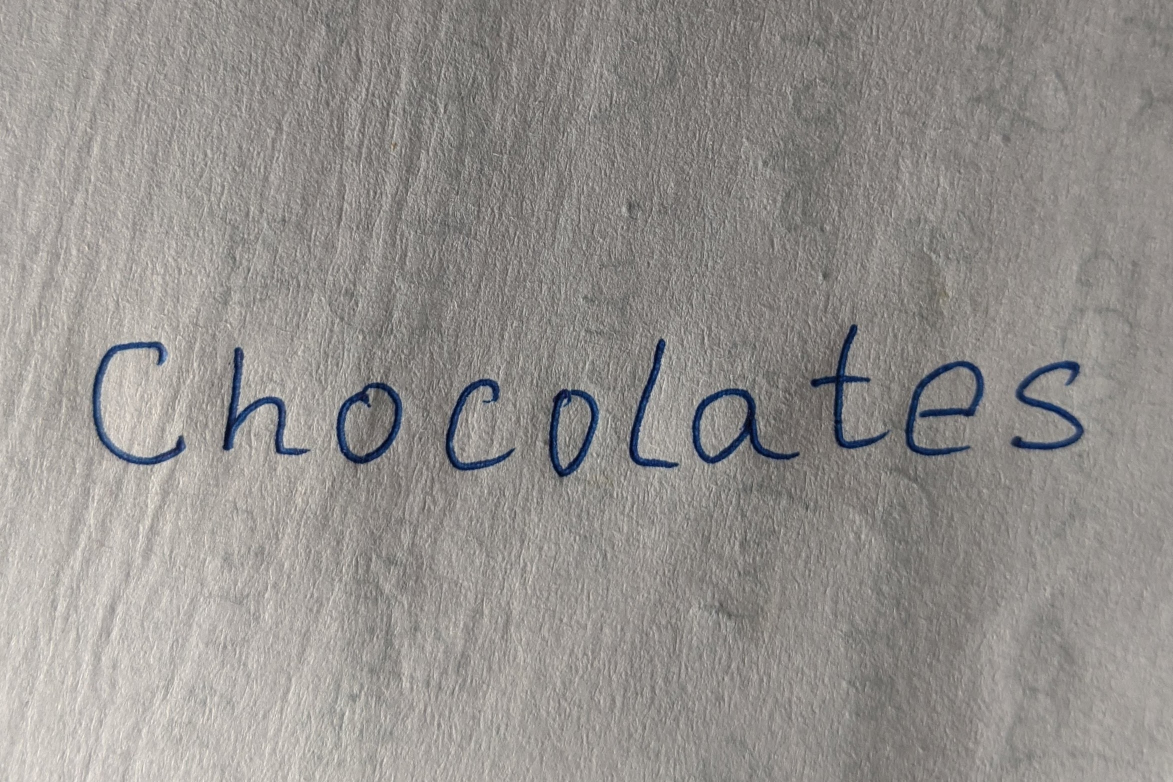
#> input picture 2.jpg, 2346 x 1564 px, given in place of the camera (shown at 1/2 size)
$ jupyter execute --allow-errors 'NN Testing.ipynb'
#> lines starting #> are read from the running program, lines starting #| are printed output that depends on the picture; after the words box and inside, x2 and y2 are one past the last pixel; in counts of white or black regions, pixels touching at a corner belong together; pictures that were not available may be replaced by others from this repository, and a replacement may not be noted
[cell 1]
# Import the required libraries
import cv2
import numpy as np
import matplotlib.pyplot as plt
from keras.models import Sequential
from keras.layers import Dense, Conv2D, Flatten

#> (a cell that did not finish here is left out)

[cell 3]
# A function to perform predictions using the loaded network
mapping = "0123456789ABCDEFGHIJKLMNOPQRSTUVWXYZabdefghnqrt"
def predict(image):
    image = cv2.copyMakeBorder(image, 15, 15, 15, 15, cv2.BORDER_CONSTANT) # Padding added
    image = cv2.resize(image, (28,28)).reshape(1, 28, 28, 1)/255 # Resized, reshaped and normalised
    return mapping[np.argmax(model.predict(image))]

[cell 4]
# Either capture an image from Web Cam...
cam = cv2.VideoCapture(0)
while True:
    _, frame = cam.read()
#> frame is the input picture: shape (1564, 2346, 3); mean B, G, R 141.1, 144.4, 147.8
    cv2.imshow("Camera", frame)
    if cv2.waitKey(1)%256 == 32:    # if Space pressed
#> (key Esc is pressed here)
        image = frame
        break
cam.release()
cv2.destroyAllWindows()

[cell 5]
# ... or read an existing one from disc
image = cv2.imread('1.jpg')
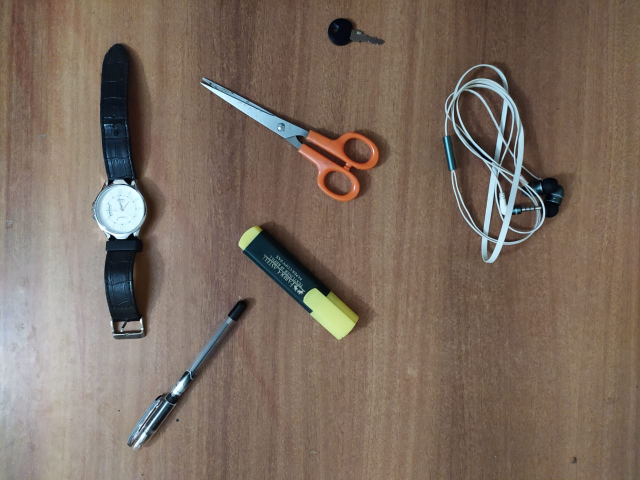
#> input picture Extras/Image Processing/1.jpeg, 1280 x 960 px, given in place of 1.jpg, which was not available (shown at 1/2 size)
#> image is the input picture: shape (960, 1280, 3); mean B, G, R 95.7, 108.1, 124.2

[cell 6]
# Downscale the image to 720p and convert to grayscale
if image.shape[0] > 720:
    scale = 720 / image.shape[0]
#> scale = 0.75
    width = int(image.shape[1] * scale)
#> width = 960
    height = int(image.shape[0] * scale)
#> height = 720
    image = cv2.resize(image, (width, height))
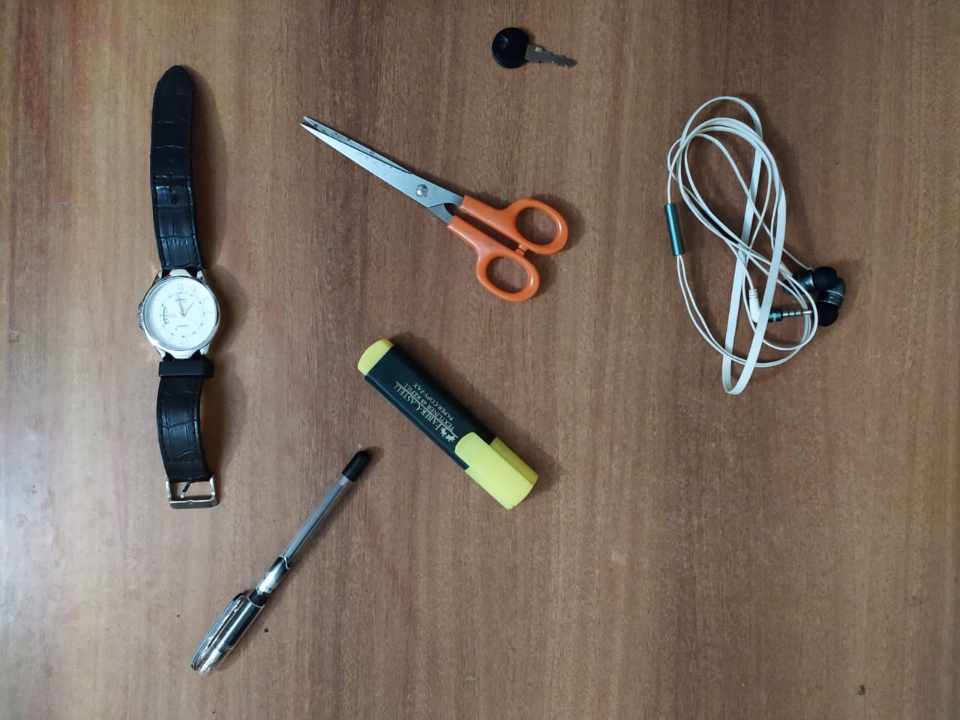
#> image: shape (720, 960, 3); mean B, G, R 95.6, 108.1, 124.2

gray = cv2.cvtColor(image, cv2.COLOR_BGR2GRAY)
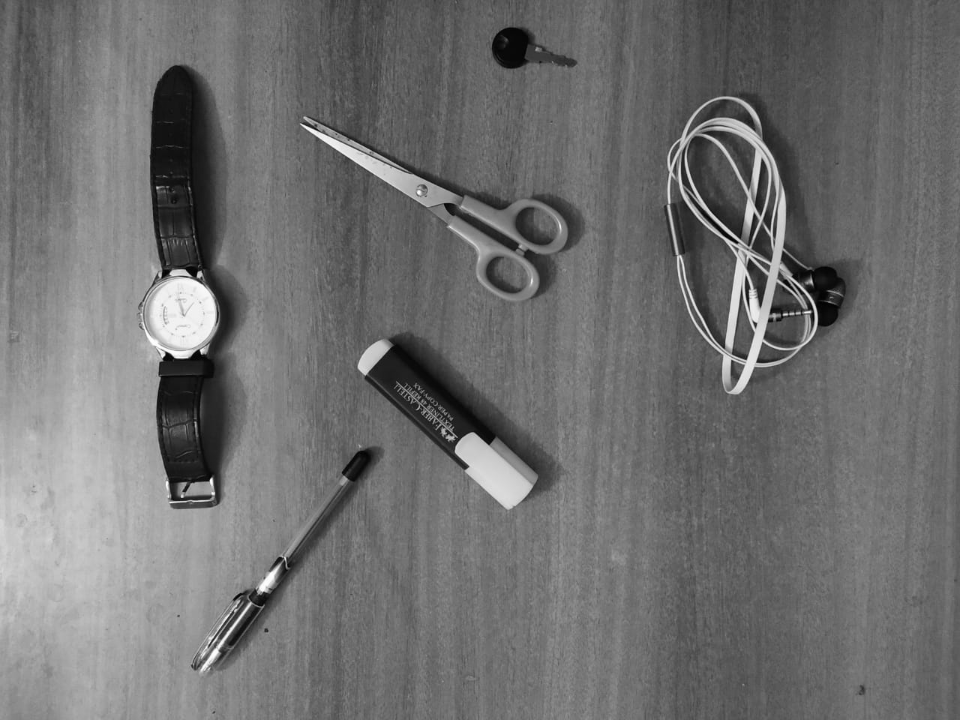
#> gray: shape (720, 960); min 1, max 255, mean 111.4

plt.imshow(gray, cmap = "gray")
plt.show()

[cell 7]
# Increase the contrast if necessary
gray = cv2.convertScaleAbs(gray, alpha = 1.4, beta = 0) # more alpha = more contrast
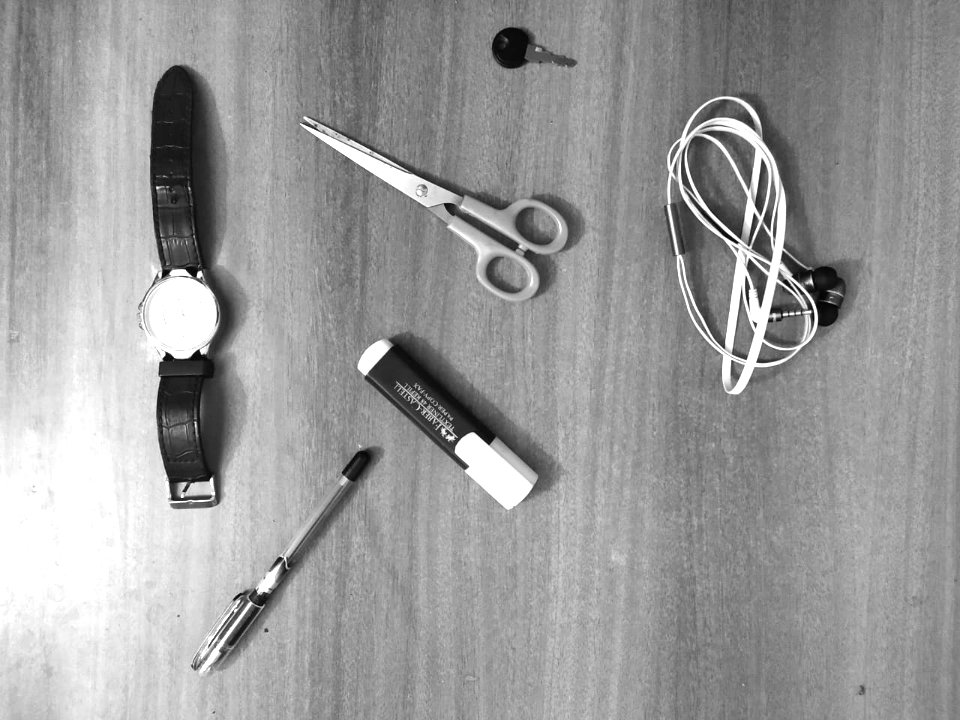
#> gray: shape (720, 960); min 1, max 255, mean 154.7
plt.imshow(gray, cmap = "gray")
plt.show()

[cell 8]
# Thicken the handwriting if necessary
kernel = np.ones((3, 3), np.uint8)
gray = cv2.erode(gray, kernel, iterations = 1) # more iterations = more thick blacks
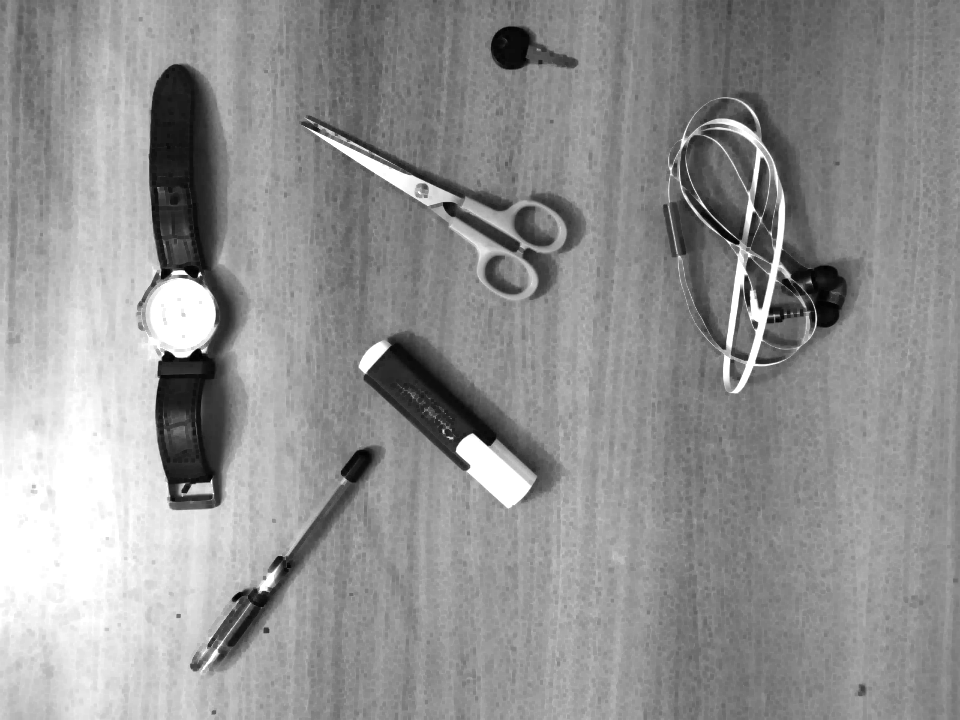
#> gray: shape (720, 960); min 1, max 255, mean 145.4
plt.imshow(gray, cmap = "gray")
plt.show()

[cell 9]
# Use histogram to decide the threshold
plt.subplot(1, 2, 2)
plt.hist(gray.ravel(),256,[0,256])
plt.subplot(1, 2, 1)
plt.imshow(gray, cmap = "gray")
plt.tight_layout()
plt.show()
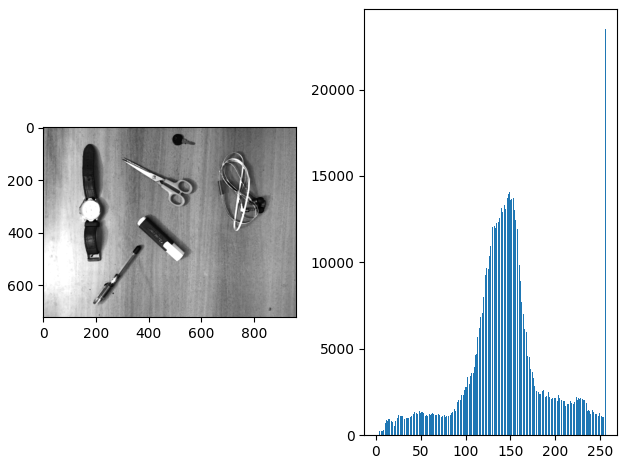
#> figure drawn by matplotlib, 2 panels; panel 1: tallest bar 23487 high, from x = 255 to 256

[cell 10]
# Convert the image from gray to binary using the threshold
thresh = cv2.threshold(gray,180, 255, cv2.THRESH_BINARY_INV)[1] # second value is the threshold
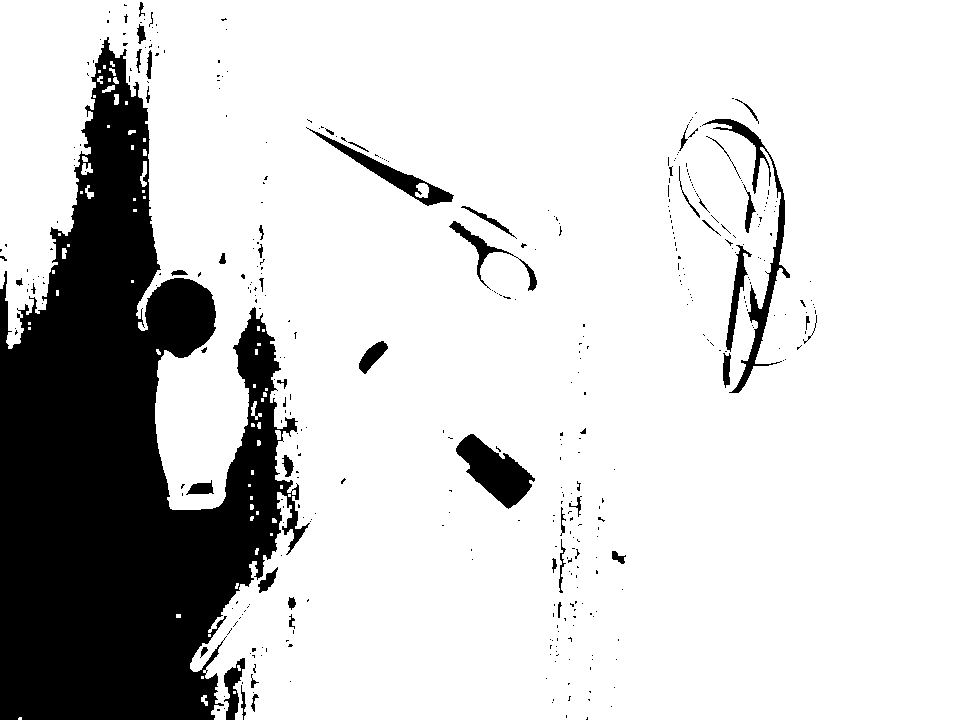
#> thresh: shape (720, 960); 82.1% white; 409 black regions (354 under 20 px)
plt.imshow(thresh)
plt.show()

[cell 11]
output_image = image.copy()
contours = cv2.findContours(thresh, cv2.RETR_EXTERNAL, cv2.CHAIN_APPROX_SIMPLE)
#> contours = 67 contours, 55 with area under 20; largest, box (x1, y1, x2, y2) and area: (0, 0, 960, 720) 576360, (140, 161, 147, 187) 74, (81, 163, 93, 175) 70, (251, 401, 262, 420) 50, (85, 185, 94, 199) 43
contours = contours[0] if len(contours) == 2 else contours[1]
#> (the rest of this cell did not finish here and is left out)

[cell 12]
cv2.imwrite("Output 4.png", output_image)
#> Out = True
